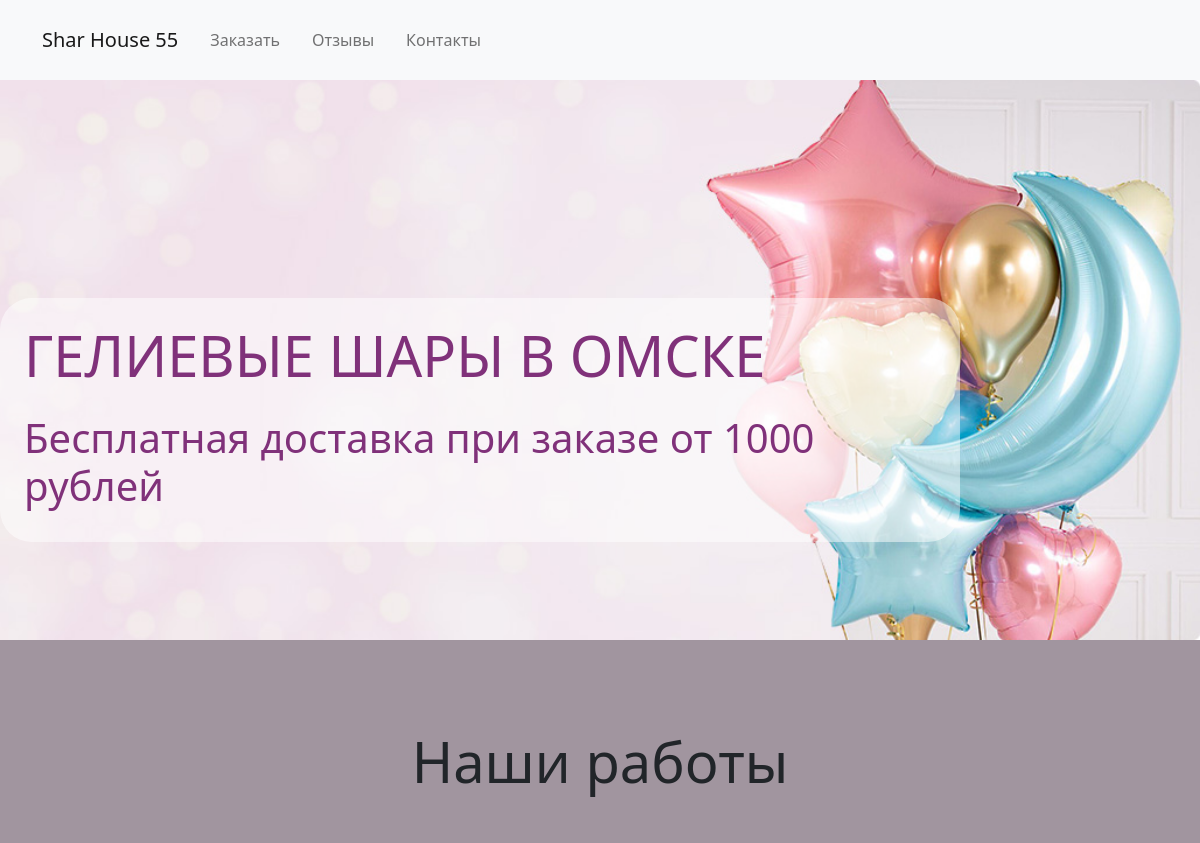
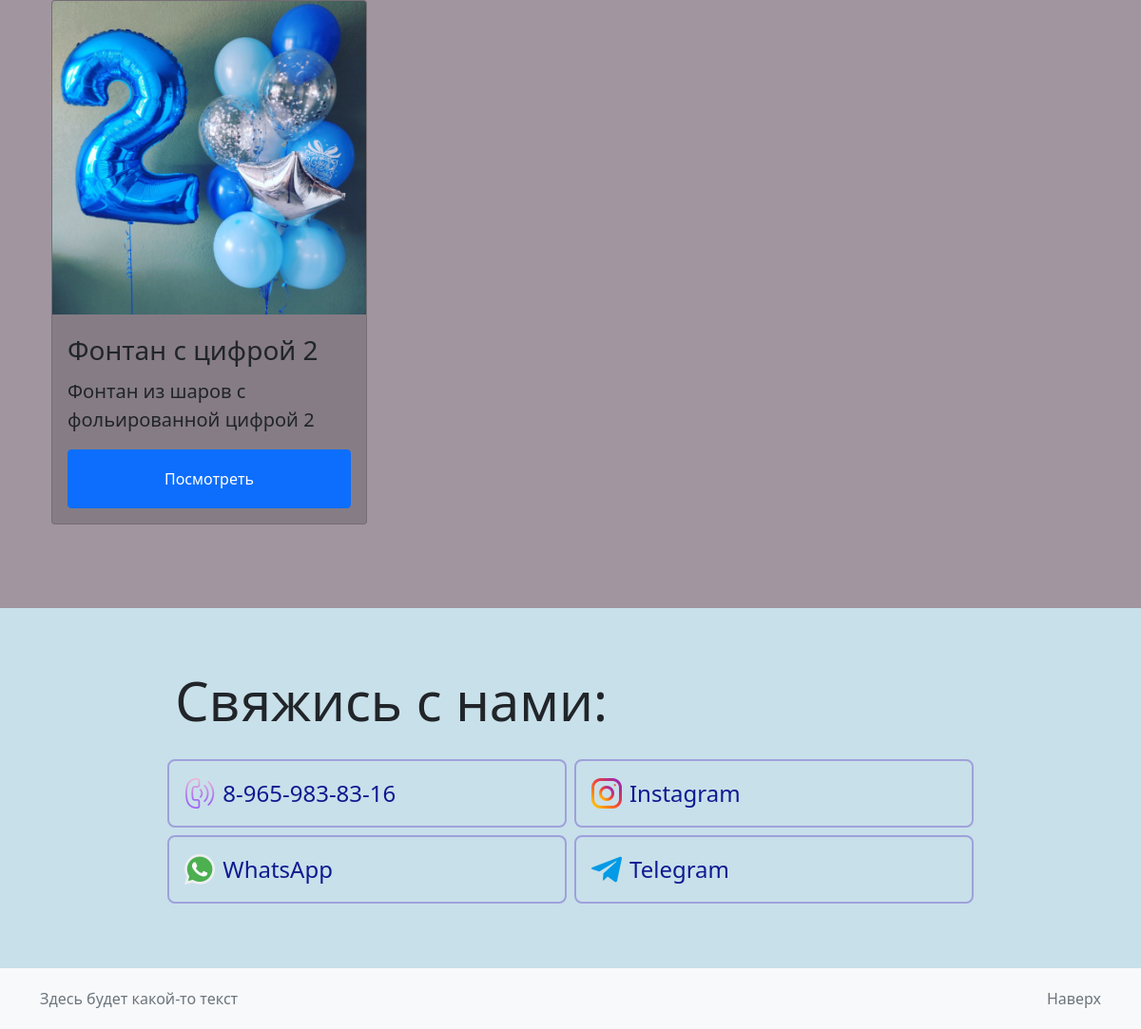
The page / on the database its author committed (2 pictures, top to bottom).
### mainapp/models.py (models this page shows, shortened)
class Products(models.Model):
    name = models.CharField('Название', max_length=30)
    text = models.TextField('Описание')
    img = models.ImageField('Изображение', upload_to='mainapp/media/', default='')
    price = models.IntegerField('Цена', default=True)
    show_in_index = models.BooleanField('Отображать на главной странице', default=False)
    class Meta:
        verbose_name = 'Продукт'
        verbose_name_plural = 'Продукты'

### mainapp/views.py (the view)
# urls.py: path('', index, name='index')
def index(request):
    data = {
        'Products': Products.objects.filter(show_in_index=True),
    }
    return render(request, 'mainapp/content.html', data)

### mainapp/templates/mainapp/content.html (shortened to what this page needs)
{% extends 'mainapp/main.html' %}
{% load static %}
{% block content %}
    <section class="section-main d-flex align-items-center justify-content-center">
        <div class="d-none d-xl-block text-label-lg">
            <h1 class="display-4 mb-4">ГЕЛИЕВЫЕ ШАРЫ В ОМСКЕ</h1>
            <h1 class="display-6">
                Бесплатная доставка при заказе от 1000 рублей
            </h1>
        </div>
    </section>
    <section class="products">
        <div class="container">
            <h1 class="display-4 d-flex justify-content-center m-0 py-4 w-100">Наши работы</h1>
            <div class="p-0 row">
                {% for product in Products %}
                    <div class="col-12 col-lg-6 col-xl-4 p-4">
                        <div class="card">
                            <img src="{{ product.img.url }}"
                                 class="card-img-top" alt="Fountain with tree">
                            <div class="card-body">
                                <div class="card-title fs-3">
                                    {{ product.name }}
                                </div>
                                <div class="card-text fs-5">
                                    {{ product.text }}
                                </div>
                                <a class="btn btn-primary mt-3" href="#">Посмотреть</a>
                            </div>
                        </div>
                    </div>
                {% endfor %}
            </div>
        </div>
    </section>
    <section class="contacts w-100 d-flex justify-content-center" id="contacts">
        <div class="mx-4">
            <h1 class="display-4 mb-4">Свяжись с нами:</h1>
            <div class="p-0 row">
                <div class="col-12 col-sm-6 d-flex align-items-center">
                    <a href="tel:+79659838316"
                       class="block d-flex align-items-center">
                        <img class="icon-image d-inline "
                             src="{% static 'mainapp/images/icons/call-icon.png' %}" alt="Call">
                        <div class="d-inline fs-4">8-965-983-83-16</div>
                        <div class="background"></div>
                    </a>
                </div>
                <div class="col-12 col-sm-6 d-flex align-items-center">
                    <a href="https://www.instagram.com/shar_house55/"
                       class="block d-flex align-items-center"
                       target="_blank">
                        <img class="icon-image d-inline"
                             src="{% static 'mainapp/images/icons/instagram-icon.png' %}" alt="Instagram">
                        <div class="d-inline fs-4">Instagram</div>
                        <div class="background"></div>
                    </a>
                </div>
                <div class="col-12 col-sm-6 d-flex align-items-center">
                    <a href="https://wa.me/79659838316"
                       class="block d-flex align-items-center">
                        <img class="icon-image d-inline"
                             src="{% static 'mainapp/images/icons/whatsapp-icon.png' %}" alt="WhatsApp">
                        <div class="d-inline fs-4">WhatsApp</div>
                        <div class="background"></div>
                    </a>
                </div>
                <div class="col-12 col-sm-6 d-flex align-items-center">
                    <a href="https://t.me/sharhouse55"
                       class="block d-flex align-items-center">
                        <img class="icon-image d-inline "
                             src="{% static 'mainapp/images/icons/telegram-icon.png' %}" alt="Telegram">
                        <div class="d-inline fs-4">Telegram</div>
                        <div class="background"></div>
                    </a>
                </div>
            </div>
        </div>
    </section>
{% endblock %}

### mainapp/static/css/slyles.css (style rules this page uses)
html { position: relative; min-height: 100%; }
body { margin-top: 5rem; margin-bottom: 4rem; }
.section-main { position: relative; height: 35rem; background-color: #f0e0ea; background-image: url("../mainapp/images/main-image.jpg"); background-size: auto 100%; background-position: right; background-repeat: no-repeat; }
.section-main .text-label-lg, .text-label-sm, .text-label { background: rgba(255, 255, 255, 0.5); color: #80317a; padding: 1.5rem; border-radius: 2rem; }
.section-main .text-label-lg { margin-right: 20%; margin-top: 10%; }
.products { width: 100%; margin: 0; padding: 4rem 0; background: #a1959f; }
.products .card { background: #867c85; }
.products .btn { width: 100%; line-height: 3rem; }
.contacts { background: #c8e0ea; padding: 4rem 0; }
.contacts .row>* { padding: 0; }
.contacts .block { position: relative; width: 100%; text-decoration: none; padding: 1rem; margin: .25rem; font-weight: 300; color: #0f1991; border: 2px solid #9fa1da; border-radius: .5rem; }
.contacts .background { position: absolute; top: 0; left: 0; width: 100%; height: 100%; border-radius: inherit; }
.contacts .icon-image { width: 2rem; height: 2rem; margin-right: .5rem; }

### rows shown on the page
Products: img (picture), name "Фонтан с цифрой 2", text "Фонтан из шаров с фольированной цифрой 2"
